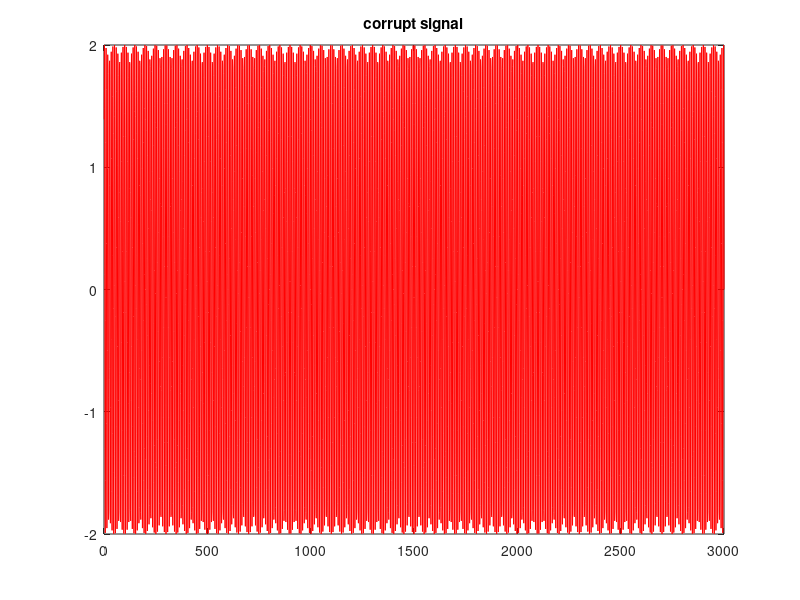
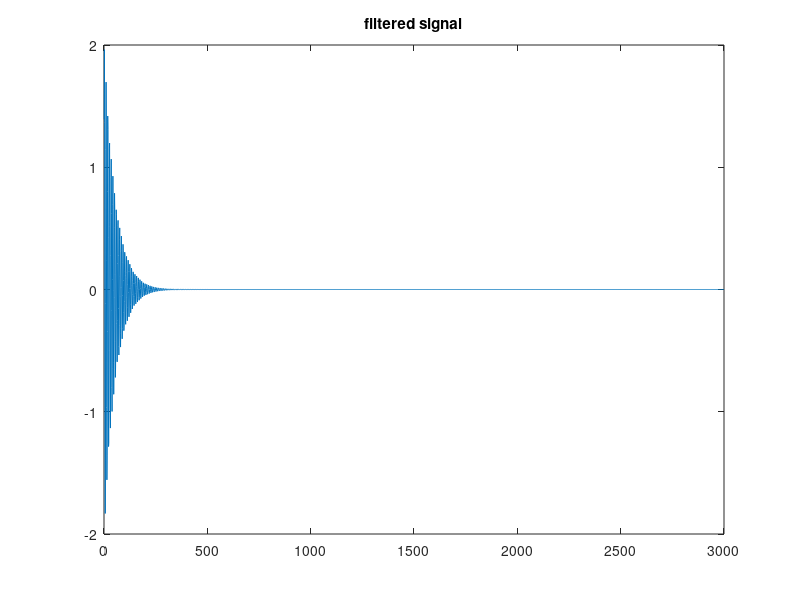

These figures' MATLAB source, in order:
% This script implements adaptive filtering to remove 50 Hz inteference
% as described in Martens et. al, "Improved Adaptive Line canceller for
% Electrocardiography", IEEE Transactions on Biomedical Engg. The variable
% names correspond to the symbols used in the paper. Error filtering and
% adaptation supression are not implemented.

clear all; close all;

%%%%%%%%%%%%%%%%%%%%%%%%%%
Fs = 400; % Sample rate
N = 3000; % Num of samples
%%%%%%%%%%%%%%%%%%%%%%%%%%
Ka = 1/(0.13 * Fs);
Kphi = 6e-2;
Kdw = 9e-4;
omegan_p = 2*pi*50/Fs; % nominal frequency
%%%%%%%%%%%%%%%%%%%%%%%%%%

Ts = 1/Fs;
t = (1:N)'*Ts; % time

d = 2*sin(2*pi*49*t); % corrupt signal
e = zeros(size(d)); % error signal (cleaned signal)
x_est = zeros(size(d)); % inteference estimate

ymod_phi = zeros(size(d));
ymod_a = zeros(size(d));

osc_i = zeros(size(d));
osc_q = zeros(size(d));

thetaa_est = zeros(size(d));
thetaphi_est = zeros(size(d));
thetadw_est = zeros(size(d));

eta_a = zeros(size(d));
eta_phi = zeros(size(d));
alpha = zeros(size(d));

% set initial values
alpha(1) = 1;

for k=1:N-1
    % do work
    osc_i(k) = sin(omegan_p * k + thetaphi_est(k));
    osc_q(k) = cos(omegan_p * k + thetaphi_est(k));
    
    x_est(k) = thetaa_est(k) * osc_i(k);
    
    e(k) = d(k) - x_est(k);
    
    ymod_phi(k) = alpha(k) * osc_q(k);
    eta_phi(k) = 2*e(k)*ymod_phi(k);
    
    ymod_a(k) = osc_i(k);
    eta_a(k) = 2*e(k)*ymod_a(k);
    
    % update estimates
    thetaa_est(k+1) = thetaa_est(k) + Ka * eta_a(k);
    if (thetadw_est(k) + Kdw * eta_phi(k)) < 4*2*pi/Fs
        thetadw_est(k+1) = thetadw_est(k) + Kdw * eta_phi(k);
    end
    thetaphi_est(k+1) = thetaphi_est(k) + Kphi * eta_phi(k) + thetadw_est(k);
    alpha(k+1) = 1/thetaa_est(k+1);

end

plot(d','r');title('corrupt signal');
figure;
plot(e);title('filtered signal');

